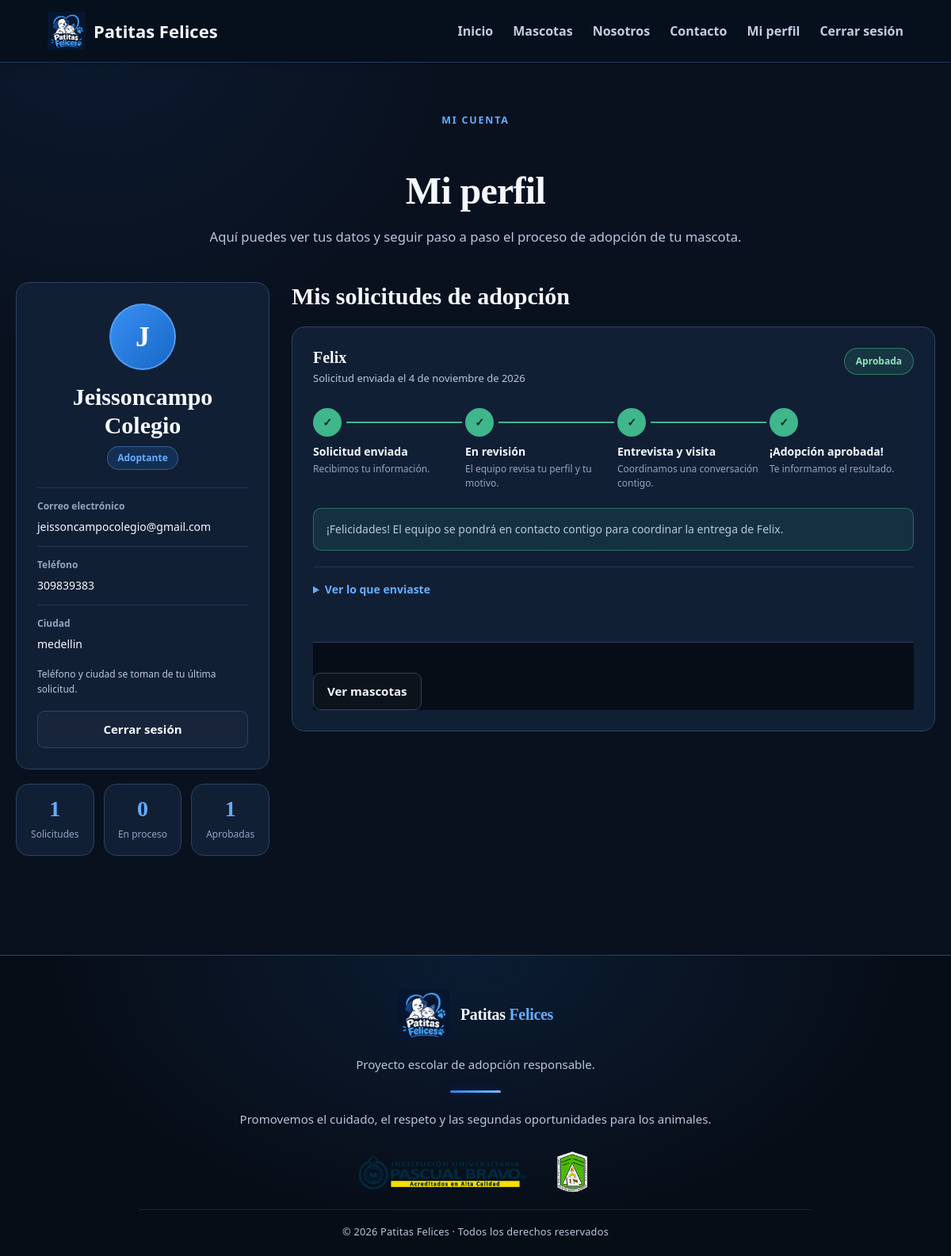
The page /perfil.php (signed in) on the database its author committed.
### tables this page shows
CREATE TABLE `usuarios` (
  `id_usuario` int(10) UNSIGNED NOT NULL,
  `nombre` varchar(100) NOT NULL,
  `correo` varchar(150) NOT NULL,
  `contrasena` varchar(255) NOT NULL,
  `rol` enum('admin','usuario') NOT NULL DEFAULT 'usuario',
  `activo` tinyint(1) NOT NULL DEFAULT 1,
  `fecha_registro` timestamp NOT NULL DEFAULT current_timestamp()
);

CREATE TABLE `solicitudes_adopcion` (
  `id_solicitud` int(10) UNSIGNED NOT NULL,
  `id_mascota` int(10) UNSIGNED NOT NULL,
  `id_usuario` int(10) UNSIGNED DEFAULT NULL,
  `nombre_solicitante` varchar(120) NOT NULL,
  `correo` varchar(150) NOT NULL,
  `telefono` varchar(30) NOT NULL,
  `ciudad` varchar(100) NOT NULL,
  `motivo` text NOT NULL,
  `estado` enum('Pendiente','En revisión','Aprobada','Rechazada') NOT NULL DEFAULT 'Pendiente',
  `fecha_solicitud` timestamp NOT NULL DEFAULT current_timestamp()
);

CREATE TABLE `mascotas` (
  `id_mascota` int(10) UNSIGNED NOT NULL,
  `nombre` varchar(100) NOT NULL,
  `especie` enum('Perro','Gato','Otro') NOT NULL,
  `edad` tinyint(3) UNSIGNED NOT NULL DEFAULT 0,
  `sexo` enum('Macho','Hembra','No especificado') NOT NULL DEFAULT 'No especificado',
  `tamano` enum('Pequeño','Mediano','Grande') NOT NULL DEFAULT 'Mediano',
  `descripcion` text DEFAULT NULL,
  `foto` varchar(500) DEFAULT NULL,
  `estado` enum('Disponible','En proceso','Adoptado') NOT NULL DEFAULT 'Disponible',
  `fecha_registro` timestamp NOT NULL DEFAULT current_timestamp()
);

### perfil.php (the view, shortened to what this page needs)
<?php
require_once __DIR__ . '/includes/db.php';
$idUsuario = (int) ($_SESSION['user_id'] ?? 0);
if (!function_exists('e')) {
    function e($texto): string
    {
        return htmlspecialchars((string) $texto, ENT_QUOTES, 'UTF-8');
    }
}
function fechaLarga(?string $fecha): string
{
    $t = strtotime($fecha);
    $meses = [
        1 => 'enero', 'febrero', 'marzo', 'abril', 'mayo', 'junio',
        'julio', 'agosto', 'septiembre', 'octubre', 'noviembre', 'diciembre'
    ];
    return date('j', $t) . ' de ' . $meses[(int) date('n', $t)] . ' de ' . date('Y', $t);
}
function etapaActual(string $estado): int
{
    switch ($estado) {
        case 'Aprobada':    return 4;
    }
}
function claseEstado(string $estado): string
{
    switch ($estado) {
        case 'Aprobada':    return 'ok';
    }
}
$u = $pdo->prepare("
    SELECT id_usuario, nombre, correo, rol
    FROM usuarios
    WHERE id_usuario = ? AND activo = 1
    LIMIT 1
");
$u->execute([$idUsuario]);
$usuario = $u->fetch(PDO::FETCH_ASSOC);
$s = $pdo->prepare("
    SELECT s.*,
           m.nombre AS mascota_nombre,
           m.estado AS mascota_estado
    FROM solicitudes_adopcion s
    LEFT JOIN mascotas m ON m.id_mascota = s.id_mascota
    WHERE s.id_usuario = ?
    ORDER BY s.fecha_solicitud DESC
");
$s->execute([$idUsuario]);
$solicitudes = $s->fetchAll(PDO::FETCH_ASSOC);
$total      = count($solicitudes);
$enProceso  = 0;
$aprobadas  = 0;
foreach ($solicitudes as $fila) {
    $est = $fila['estado'] ?? 'Pendiente';
    if ($est === 'Aprobada') {
        $aprobadas++;
    }
}
$telefono = $solicitudes[0]['telefono'] ?? '';
$ciudad   = $solicitudes[0]['ciudad'] ?? '';
$rolTexto  = $usuario['rol'] === 'admin' ? 'Administrador' : 'Adoptante';
$inicial   = mb_strtoupper(mb_substr($usuario['nombre'], 0, 1, 'UTF-8'), 'UTF-8');
require __DIR__ . '/includes/header.php';
?>
<div class="wrap">
    <section class="pag">
        <span class="k">MI CUENTA</span>
        <h1>Mi perfil</h1>
        <p>
            Aquí puedes ver tus datos y seguir paso a paso
            el proceso de adopción de tu mascota.
        </p>
    </section>
    <div class="pf-layout">
        <aside class="pf-lado">
            <div class="pf-card pf-usuario">
                <div class="pf-avatar" aria-hidden="true"><?= e($inicial) ?></div>
                <h2><?= e($usuario['nombre']) ?></h2>
                <span class="pf-rol"><?= e($rolTexto) ?></span>
                <dl class="pf-datos">
                    <div>
                        <dt>Correo electrónico</dt>
                        <dd><?= e($usuario['correo']) ?></dd>
                    </div>
                    <div>
                        <dt>Teléfono</dt>
                        <dd><?= $telefono !== '' ? e($telefono) : 'Aún no registrado' ?></dd>
                    </div>
                    <div>
                        <dt>Ciudad</dt>
                        <dd><?= $ciudad !== '' ? e($ciudad) : 'Aún no registrada' ?></dd>
                    </div>
                </dl>
                <p class="pf-nota">
                    Teléfono y ciudad se toman de tu última solicitud.
                </p>
                <div class="pf-acciones-lado">
                    <a href="logout.php" class="out">Cerrar sesión</a>
                </div>
            </div>
            <div class="pf-resumen">
                <div class="pf-card pf-cifra">
                    <strong><?= (int) $total ?></strong>
                    <span>Solicitudes</span>
                </div>
                <div class="pf-card pf-cifra">
                    <strong><?= (int) $enProceso ?></strong>
                    <span>En proceso</span>
                </div>
                <div class="pf-card pf-cifra">
                    <strong><?= (int) $aprobadas ?></strong>
                    <span>Aprobadas</span>
                </div>
            </div>
        </aside>
        <section class="pf-principal">
            <h2 class="pf-titulo">Mis solicitudes de adopción</h2>
            <?php if (!$solicitudes): ?>
                <div class="pf-card pf-vacio">
                    <span class="pf-vacio-icono" aria-hidden="true">🐾</span>
                    <h3>Todavía no tienes solicitudes</h3>
                    <p>
                        Cuando elijas una mascota y envíes tu solicitud,
                        aquí verás cómo avanza el proceso.
                    </p>
                    <a href="mascotas.php" class="btn">Ver mascotas disponibles</a>
                </div>
            <?php else: ?>
                <?php foreach ($solicitudes as $sol):
                    $estado   = $sol['estado'] ?? 'Pendiente';
                    $etapa    = etapaActual($estado);
                    $cancelada = ($estado === 'Cancelada');
                    $nombreMascota = $sol['mascota_nombre'] ?? 'Mascota';
                ?>
                    <article class="pf-card pf-solicitud">
                        <header class="pf-sol-cab">
                            <div>
                                <h3><?= e($nombreMascota) ?></h3>
                                <p>
                                    Solicitud enviada el
                                    <?= e(fechaLarga($sol['fecha_solicitud'] ?? null)) ?>
                                </p>
                            </div>
                            <span class="pf-estado pf-estado-<?= e(claseEstado($estado)) ?>">
                                <?= e($estado) ?>
                            </span>
                        </header>
                        <?php if ($cancelada): ?>
                            <p class="pf-cancelada">
                                Cancelaste esta solicitud. Si cambias de opinión,
                                puedes enviar una nueva desde el catálogo.
                            </p>
                        <?php else: ?>
                            <ol class="pf-pasos">
                                <?php foreach (ETAPAS as $n => [$titulo, $detalle]):
                                    if ($estado === 'Aprobada') {
                                        $clase = 'hecho';
                                    } elseif ($n < $etapa) {
                                        $clase = 'hecho';
                                    } elseif ($n === $etapa) {
                                        $clase = ($estado === 'Rechazada') ? 'rechazado' : 'actual';
                                    } else {
                                        $clase = 'pendiente';
                                    }
                                    $tituloPaso = $titulo;
                                    if ($n === 4 && $estado === 'Aprobada') {
                                        $tituloPaso = '¡Adopción aprobada!';
                                    } elseif ($n === 4 && $estado === 'Rechazada') {
                                        $tituloPaso = 'Solicitud no aprobada';
                                    }
                                ?>
                                    <li class="pf-paso pf-paso-<?= $clase ?>">
                                        <span class="pf-punto" aria-hidden="true">
                                            <?= $clase === 'hecho' ? '✓' : ($clase === 'rechazado' ? '!' : $n) ?>
                                        </span>
                                        <div>
                                            <strong><?= e($tituloPaso) ?></strong>
                                            <small><?= e($detalle) ?></small>
                                        </div>
                                    </li>
                                <?php endforeach; ?>
                            </ol>
                            <?php if ($estado === 'Aprobada'): ?>
                                <p class="pf-mensaje pf-mensaje-ok">
                                    ¡Felicidades! El equipo se pondrá en contacto
                                    contigo para coordinar la entrega de <?= e($nombreMascota) ?>.
                                </p>
                            <?php endif; ?>
                        <?php endif; ?>
                        <details class="pf-detalle">
                            <summary>Ver lo que enviaste</summary>
                        </details>
                        <footer class="pf-sol-pie">
                            <a href="mascotas.php" class="out">Ver mascotas</a>
                        </footer>
                    </article>
                <?php endforeach; ?>
            <?php endif; ?>
        </section>
    </div>
</div>
<?php require __DIR__ . '/includes/footer.php'; ?>

### rows shown on the page
usuarios: nombre "J", nombre "Jeissoncampo Colegio", rol "Adoptante", correo "jeissoncampocolegio@gmail.com"
solicitudes_adopcion: telefono "309839383", ciudad "medellin", id_mascota.nombre "Felix", fecha_solicitud "4 de noviembre de 2026", estado "Aprobada", tituloPaso "Solicitud enviada", detalle "Recibimos tu información.", tituloPaso "En revisión", detalle "El equipo revisa tu perfil y tu motivo.", tituloPaso "Entrevista y visita", detalle "Coordinamos una conversación contigo.", estado "¡Adopción aprobada!", detalle "Te informamos el resultado."

### other values the page prints
$total "1"
$enProceso "0"
$aprobadas "1"
